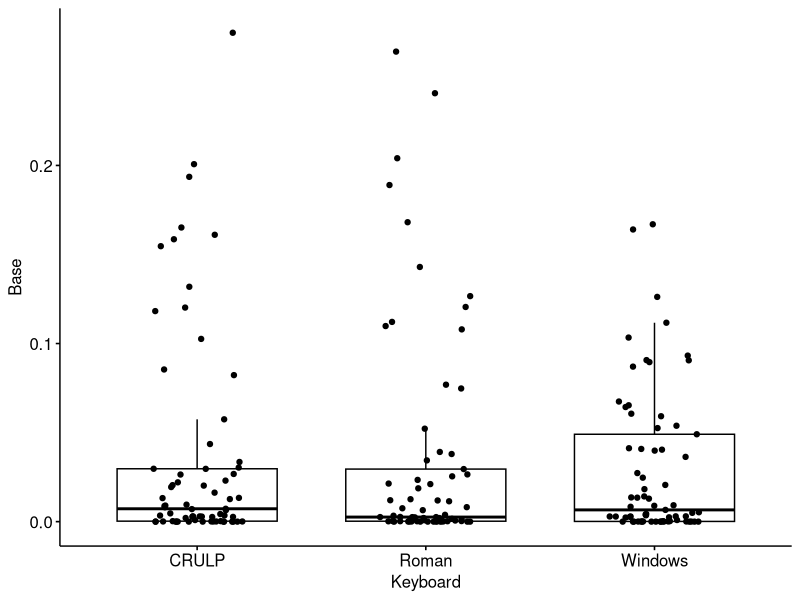
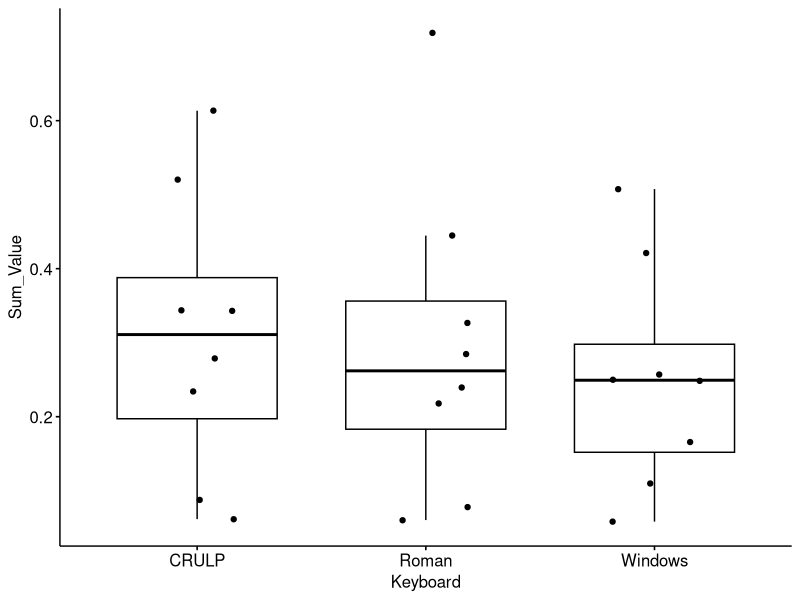

Generate these figures, in order, with R:
library(tidyverse)
library(ggpubr)
library(rstatix)

################
# Prepare Data #
################
# Read Data
data <- read.csv("./output/data/dakshina.csv")
data <- read.csv("./output/data/roUrParl.csv")
view(data)

# Add Hand-Finger combined column
# Each key uses only one Hand-Finger combination
data$Hand_Finger <- paste(data$Hand, data$Finger)
view(data)

# Add 1 smoothing
crulp <- subset(data, Keyboard == "CRULP")
roman <- subset(data, Keyboard == "Roman")
windows <- subset(data, Keyboard == "Windows")

crulp$Prob_Add1 <- (crulp$Frequency+1)/(sum(crulp$Frequency)+length(crulp$Frequency))
roman$Prob_Add1 <- (roman$Frequency+1)/(sum(roman$Frequency)+length(roman$Frequency))
windows$Prob_Add1 <- (windows$Frequency+1)/(sum(windows$Frequency)+length(windows$Frequency))

data <- rbind(crulp, roman, windows)
view(data)

# Total distance calculation
data$Base <- data$Distance*data$Prob_Add1
view(data)

####################
# Key and Keyboard #
####################
res.fried <- data %>% friedman_test(Base ~ Keyboard | Key)
res.fried

# Effect size
data %>% friedman_effsize(Base ~ Keyboard |Key) 

# Post-hoc
pwc <- data %>%
  wilcox_test(Base ~ Keyboard, paired = TRUE, p.adjust.method = "hommel")
pwc 
ggboxplot(data, x = "Keyboard", y = "Base", add = "jitter")

###########################
# Hand_Finger and Keyboard #
###########################

data <- data %>%
  group_by(Hand_Finger,Keyboard) %>%
  summarise(Sum_Value = sum(Base), .groups = 'drop')
view(data)

res.fried <- data %>% friedman_test(Sum_Value ~ Keyboard | Hand_Finger)
res.fried
knitr::kable(res.fried, format = "markdown")

# Effect size
data %>% friedman_effsize(Sum_Value ~ Keyboard |Hand_Finger) 

# Post-hoc
pwc <- data %>%
  wilcox_test(Sum_Value ~ Keyboard, paired = TRUE, p.adjust.method = "hommel")
pwc 
knitr::kable(pwc, format = "markdown")

ggboxplot(data, x = "Keyboard", y = "Sum_Value", add = "jitter")
